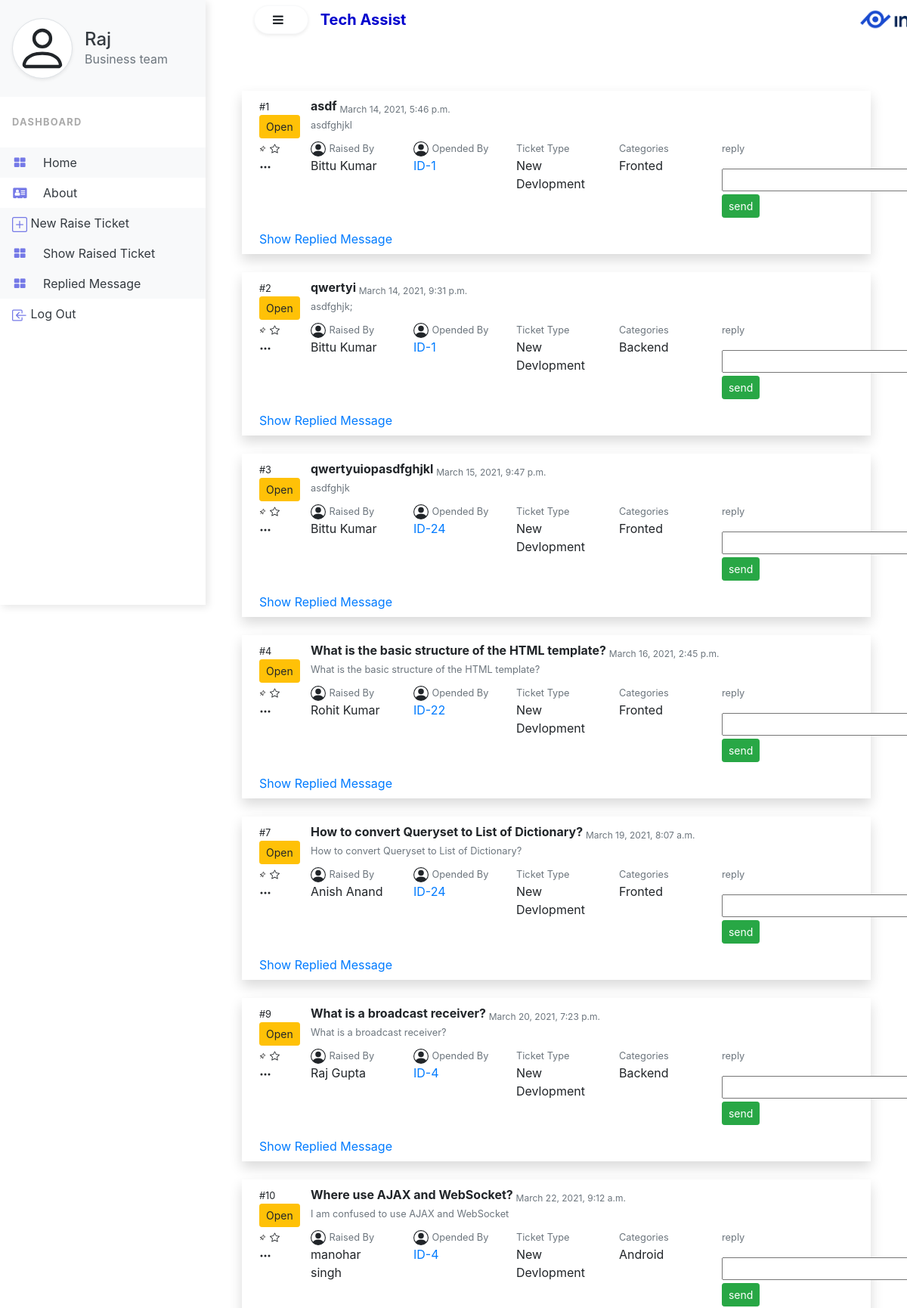
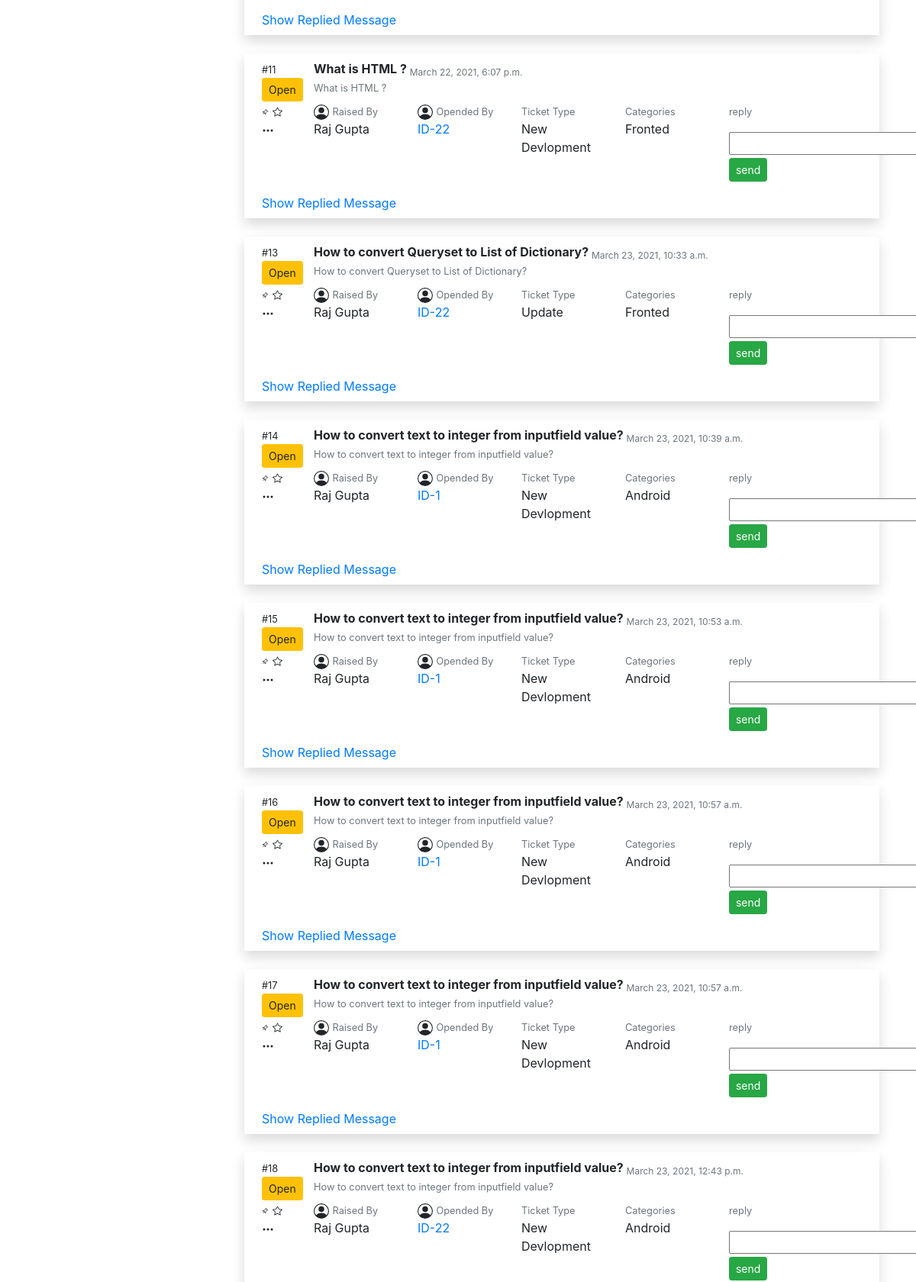
Page /business/ (signed in, upper part) on the committed database (2 pictures, top to bottom).
### Help/models.py (models this page shows, shortened)
class UserModel(models.Model):
    first_name = models.CharField(max_length=100)
    mid_name = models.CharField(max_length=100, blank=True)
    last_name = models.CharField(max_length=100)
    gender = models.CharField(max_length=10)
    email = models.EmailField(max_length=100, unique=True)
    user_type = models.CharField(max_length=100, choices=USERTYPE)
    password = models.CharField(max_length=100, default=None)
    approved_by = models.CharField(max_length=100, null=True, blank=True)
    approved_date = models.DateField(auto_now=False, auto_now_add=False, null=True, blank=True )
    revoked_by = models.IntegerField(max_length=3, null=True, blank=True)
    revoke_date = models.DateField(auto_now=False, auto_now_add=False, null=True, blank=True)

class TicketModel(models.Model):
    user = models.ForeignKey(UserModel, on_delete=models.CASCADE)
    status = models.CharField(max_length=100, null=True)
    categrories = models.CharField(max_length=100, choices=CATEGORIES)
    ticket_type = models.CharField(max_length=100, choices=TICKET_TYPE)
    question = models.CharField(max_length=250)
    description = models.TextField(null=True)
    ticket_raise_date = models.DateTimeField(auto_now=False, auto_now_add=False, null=True)
    ticket_opened_by = models.IntegerField(null=True)
    ticket_closed_by = models.IntegerField(null=True)
    ticket_open_date = models.DateTimeField(auto_now=False, auto_now_add=False, null=True)
    ticket_close_date = models.DateTimeField(auto_now=False, auto_now_add=False, null=True)

### Help/views.py (the view, shortened to what this page needs)
# urls.py: path('business/', business),
def business(request):
    if request.session.get('name', 'none') == 'none':
        return redirect('/login/')
    if request.session['user_type'] != 'Business team':
        return redirect('/logout/')
    msg = ""
    data = request.session['name']
    ot = TicketModel.objects.filter(status="Open")
    name = request.session.get('name')
    ut = request.session['user_type']
    replymsg = TicketReply.objects.all()
    return render(request, 'businesspage.html', {'data': data, 'name':name, 'ut':ut, 'ot':ot, 'msg':msg, 'replymsg':replymsg})

### Help/templates/businesspage.html (shortened to what this page needs)
{% extends 'index.html' %}
{% block sidenavbar %}
<div class="vertical-nav bg-white" id="sidebar">
  <div class="py-4 px-3 mb-4 bg-light">
    <div class="media d-flex align-items-center">
      <div class="media-body">
        <a href="/businessprofile/" class="text-dark"><h4 class="m-0">{{ data }}</h4></a>
        <p class="font-weight-normal text-muted mb-0">{{ut}}</p>
      </div>
    </div>
  </div>
  <p class="text-gray font-weight-bold text-uppercase px-3 small pb-4 mb-0">Dashboard</p>
  <ul class="nav flex-column bg-white mb-0">
    <li class="nav-item">
      <a href="/" class="nav-link text-dark bg-light">
                <i class="fa fa-th-large mr-3 text-primary fa-fw"></i>
                home
            </a>
    </li>
    <li class="nav-item">
      <a href="#" class="nav-link text-dark">
                <i class="fa fa-address-card mr-3 text-primary fa-fw"></i>
                about
            </a>
    </li>
        <li class="nav-item">
      <a href="/ticketraise/" class="nav-link text-dark bg-light">
                New Raise Ticket
            </a>
    </li>
      <li class="nav-item">
      <a href="/showraiseticket/" class="nav-link text-dark bg-light">
                <i class="fa fa-th-large mr-3 text-primary fa-fw"></i>
                Show Raised Ticket
            </a>
    </li>
      <li class="nav-item">
      <a href="/repliedmsg/" class="nav-link text-dark bg-light">
                <i class="fa fa-th-large mr-3 text-primary fa-fw"></i>
                Replied Message
            </a>
    </li>
    <li class="nav-item">
      <a href="/logout/" class="nav-link text-dark">
                Log Out
            </a>
    </li>
  </ul>
</div>
{% endblock sidenavbar %}
{% block item %}
<div class="container">
    {% for i in ot %}
	<div class="row p-2 shadow mt-4">
		<div class="col-md-12">
		<div class="row">
			<div class="col-md-1">
						<div class="row">
							<div class="col-md-12">
								<small>#{{i.id}}</small>
							</div>
						</div>
						<div class="row">
							<div class="col-md-12">
                                <button class="btn btn-warning btn-sm" >{{i.status}}</button>
							</div>
						</div>
			</div>
			<div class="col-md-10">
				<strong>{{i.question}} </strong> <sub class="text text-muted">{{i.ticket_raise_date}}</sub><br/>
				<small class="text text-muted">{{i.description}}</small>
			</div>
		</div>
		<div class="row">
			<div class="col-md-1">
                <svg xmlns="http://www.w3.org/2000/svg" width="16" height="16" fill="currentColor" class="bi bi-three-dots" viewBox="0 0 16 16">
				  <path d="M3 9.5a1.5 1.5 0 1 1 0-3 1.5 1.5 0 0 1 0 3zm5 0a1.5 1.5 0 1 1 0-3 1.5 1.5 0 0 1 0 3zm5 0a1.5 1.5 0 1 1 0-3 1.5 1.5 0 0 1 0 3z"/>
				</svg>
            </div>
			<div class="col-md-2">
                <small class="text text-muted">Raised By</small>
                <p>{{i.user.first_name}} {{i.user.mid_name}} {{i.user.last_name}}</p>
			</div>
            <div class="col-md-2">
                <small class="text text-muted">Opended By</small>
                <p><a href="/business/{{i.ticket_opened_by}}/">ID-{{i.ticket_opened_by}}</a></p>
			</div>
			<div class="col-md-2">
				<small class="text text-muted">Ticket Type</small>
				<p>{{ i.ticket_type }}</p>
			</div>
			<div class="col-md-2">
				<small class="text text-muted">Categories</small>
				<p>{{ i.categrories }}</p>
			</div>
            <div class="col-md-2">
				<small class="text text-muted">reply</small>
				<p>
                    <form action="" method="post">
                    <input type="text" name="rply"/>
                    <input type="submit" value="send" class="btn btn-success btn-sm  mt-1"/>
                    </form>
                </p>
			</div>
		</div>
        <div class="row">
            <div class="col-md-12">
                <a href="/showreply/{{i.id}}">Show Replied Message</a>
            </div>
        </div>
	</div>
</div>
    {% endfor %}
</div>
{% endblock item %}

### Help/static/Help/css/index.css (style rules this page uses)
body { min-height: 100vh; overflow-x: hidden; }
.vertical-nav { min-width: 17rem; width: 17rem; height: 100vh; position: fixed; top: 0; left: 0; box-shadow: 3px 3px 10px rgba(0, 0, 0, 0.1); transition: all 0.4s; }
.text-uppercase { letter-spacing: 0.1em; }
.text-gray { color: #aaa; }
.nav-link { text-transform: capitalize; }
.text-primary { color:#7579e7 !important; }
.svg-icon { width: 15px; height: 15px; }

### rows in the picture
UserModel: first_name "Raj"
TicketModel: id "1", status "Open", question "asdf", ticket_raise_date "March 14, 2021, 5:46 p.m.", description "asdfghjkl", user.first_name "Bittu", user.last_name "Kumar", ticket_opened_by "1", ticket_type "New Devlopment", categrories "Fronted"
TicketModel: id "2", status "Open", question "qwertyi", ticket_raise_date "March 14, 2021, 9:31 p.m.", description "asdfghjk;", user.first_name "Bittu", user.last_name "Kumar", ticket_opened_by "1", ticket_type "New Devlopment", categrories "Backend"
TicketModel: id "3", status "Open", question "qwertyuiopasdfghjkl", ticket_raise_date "March 15, 2021, 9:47 p.m.", description "asdfghjk", user.first_name "Bittu", user.last_name "Kumar", ticket_opened_by "24", ticket_type "New Devlopment", categrories "Fronted"
TicketModel: id "4", status "Open", question "What is the basic structure of the HTML template?", ticket_raise_date "March 16, 2021, 2:45 p.m.", description "What is the basic structure of the HTML template?", user.first_name "Rohit", user.last_name "Kumar", ticket_opened_by "22", ticket_type "New Devlopment", categrories "Fronted"
TicketModel: id "7", status "Open", question "How to convert Queryset to List of Dictionary?", ticket_raise_date "March 19, 2021, 8:07 a.m.", description "How to convert Queryset to List of Dictionary?", user.first_name "Anish", user.last_name "Anand", ticket_opened_by "24", ticket_type "New Devlopment", categrories "Fronted"
TicketModel: id "9", status "Open", question "What is a broadcast receiver?", ticket_raise_date "March 20, 2021, 7:23 p.m.", description "What is a broadcast receiver?", user.first_name "Raj", user.last_name "Gupta", ticket_opened_by "4", ticket_type "New Devlopment", categrories "Backend"
TicketModel: id "10", status "Open", question "Where use AJAX and WebSocket?", ticket_raise_date "March 22, 2021, 9:12 a.m.", description "I am confused to use AJAX and WebSocket", user.first_name "manohar", user.last_name "singh", ticket_opened_by "4", ticket_type "New Devlopment", categrories "Android"
TicketModel: id "11", status "Open", question "What is HTML ?", ticket_raise_date "March 22, 2021, 6:07 p.m.", description "What is HTML ?", user.first_name "Raj", user.last_name "Gupta", ticket_opened_by "22", ticket_type "New Devlopment", categrories "Fronted"
TicketModel: id "13", status "Open", question "How to convert Queryset to List of Dictionary?", ticket_raise_date "March 23, 2021, 10:33 a.m.", description "How to convert Queryset to List of Dictionary?", user.first_name "Raj", user.last_name "Gupta", ticket_opened_by "22", ticket_type "Update", categrories "Fronted"
TicketModel: id "14", status "Open", question "How to convert text to integer from inputfield value?", ticket_raise_date "March 23, 2021, 10:39 a.m.", description "How to convert text to integer from inputfield value?", user.first_name "Raj", user.last_name "Gupta", ticket_opened_by "1", ticket_type "New Devlopment", categrories "Android"
TicketModel: id "15", status "Open", question "How to convert text to integer from inputfield value?", ticket_raise_date "March 23, 2021, 10:53 a.m.", description "How to convert text to integer from inputfield value?", user.first_name "Raj", user.last_name "Gupta", ticket_opened_by "1", ticket_type "New Devlopment", categrories "Android"
TicketModel: id "16", status "Open", question "How to convert text to integer from inputfield value?", ticket_raise_date "March 23, 2021, 10:57 a.m.", description "How to convert text to integer from inputfield value?", user.first_name "Raj", user.last_name "Gupta", ticket_opened_by "1", ticket_type "New Devlopment", categrories "Android"
TicketModel: id "17", status "Open", question "How to convert text to integer from inputfield value?", ticket_raise_date "March 23, 2021, 10:57 a.m.", description "How to convert text to integer from inputfield value?", user.first_name "Raj", user.last_name "Gupta", ticket_opened_by "1", ticket_type "New Devlopment", categrories "Android"
TicketModel: id "18", status "Open", question "How to convert text to integer from inputfield value?", ticket_raise_date "March 23, 2021, 12:43 p.m.", description "How to convert text to integer from inputfield value?", user.first_name "Raj", user.last_name "Gupta", ticket_opened_by "22", ticket_type "New Devlopment", categrories "Android"

### other values in the picture
{{ ut }} "Business team"
